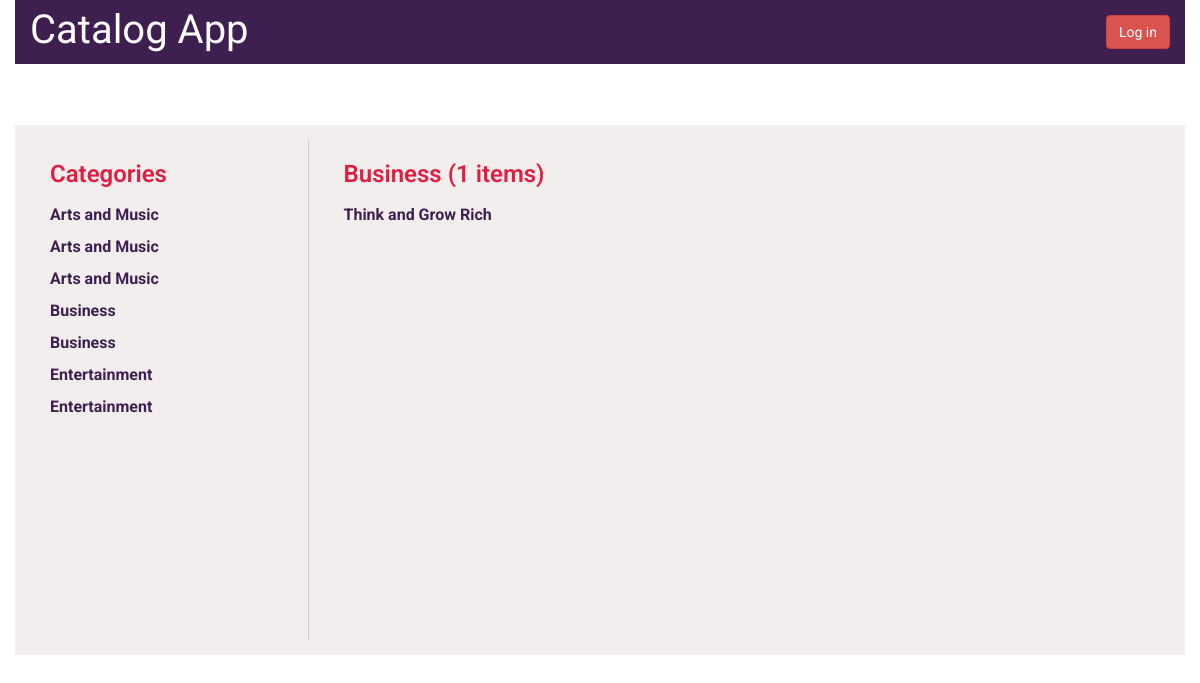
Page /catalog/3/items on the committed database.
### database_setup.py (models this page shows, shortened)
class Category(Base):
    __tablename__ = 'category'
    id = Column(Integer, primary_key=True)
    name = Column(String(250), nullable=False)

class CategoryItem(Base):
    __tablename__ = 'category_item'
    title = Column(String(80), nullable=False)
    id = Column(Integer, primary_key=True)
    description = Column(String(250))
    category_id = Column(Integer, ForeignKey('category.id'))
    category = relationship(Category)
    user_id = Column(Integer, ForeignKey('user.id'))
    user = relationship(User)

### project.py (the view)
@app.route('/catalog/<int:category_id>/items')
def showItems(category_id):
    category_items = session.query(CategoryItem).filter_by(
                     category_id=category_id).all()
    item_number = len(category_items)
    category = session.query(Category).filter_by(id=category_id).one()
    categories = session.query(Category).order_by(asc(Category.name))
    return render_template('itemslist.html',
                           category=category, items=category_items,
                           categories=categories, item_number=item_number)

### templates/itemslist.html (shortened to what this page needs)
{% extends "main.html" %}
{% block content %}
{% include "header.html" %}
<div class="row main-content">
		<div class="row">
		<div class="col-md-3">
			<h2>Categories</h2>
			<ul>
				{% for category in categories %}
				<li>
					<a href = "{{url_for('showItems', category_id = category.id)}}">
					   {{category.name}}
		            </a>
				</li>
				 {% endfor %}
			</ul>
		</div>
		<div class="col-md-9">
			<h2>{{category.name}} ({{item_number}} items)</h2>
			{% if items !=[] %}
			<ul>
				{% for i in items %}
				<li>
					<a href="{{url_for('itemDescription', item_id = i.id)}}">
						    {{i.title}}
							 </a>
				</li>
	       {% endfor %}
	       </ul>
	        {% endif %}
		</div>
	</div>
	</div>
{% endblock %}

### static/style.css (style rules this page uses)
* { font-family: "Helvetica Neue Bold", Roboto, Helvetica, Arial, sans-serif; font-weight: 700; }
h2 { font-size: 24px; color: #e01e42; font-weight: 600; line-height: 29px; margin-left: 20px; }
.col-md-9 { border-left: 1px solid #ccc; min-height: 500px; }
ul { padding-left: 20px; }
li { list-style: none; line-height: 2; }
a { font-size: 16px; color: #3f1e50; }
.main-content { background-color: #f2eeee; padding: 15px; }

### rows in the picture
Category: name "Arts and Music"
Category: name "Arts and Music"
Category: name "Arts and Music"
Category: name "Business"
Category: name "Business"
Category: name "Entertainment"
Category: name "Entertainment"
CategoryItem: title "Think and Grow Rich"

### other values in the picture
{{ item_number }} "1"
